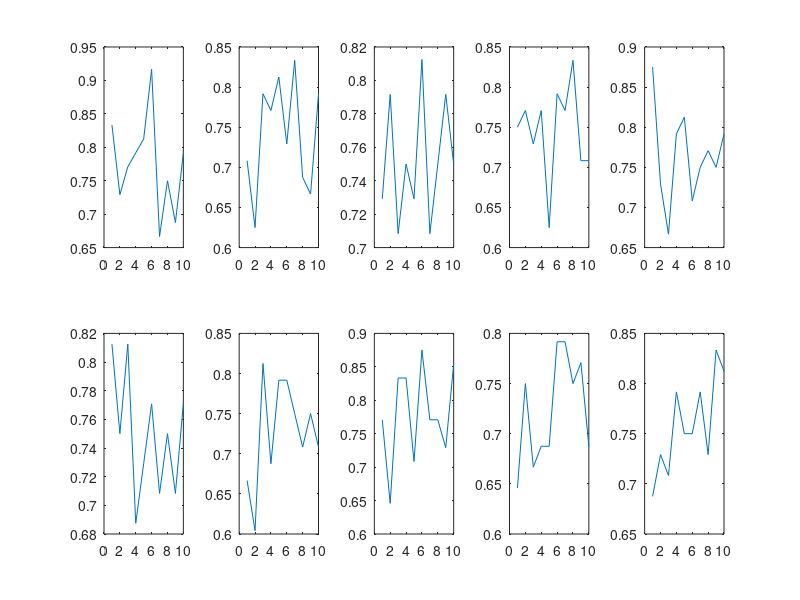
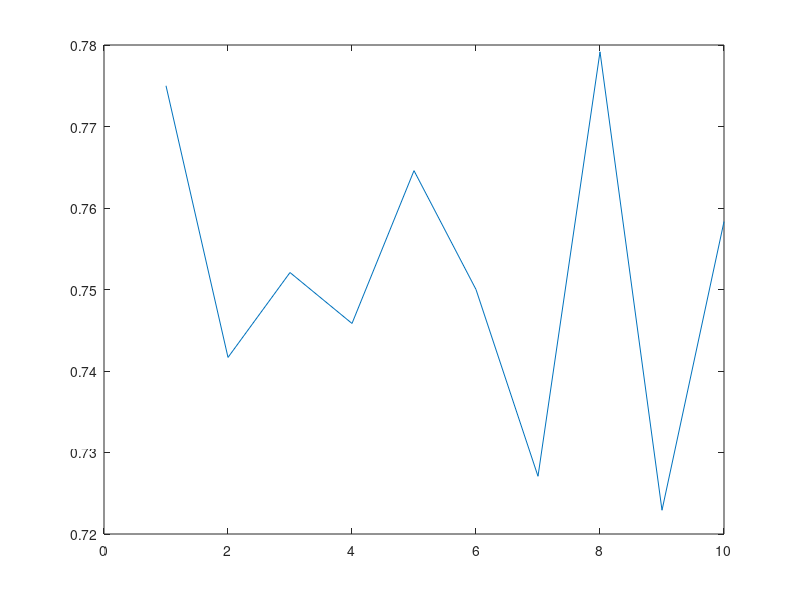

Recreate these plots in MATLAB, in order.
clear
clc
% Tet
trials=48; % Amount of trials per block
blocks=10; % total blocks
participants=10;

for part=1:participants
    for block=1:blocks
        % 75% correct on average:

        % 50 percent are chance
        for t=1:trials/2
            data(t)=randi(2,1)-1;
        end

        % the other 50 are always correct
        data(trials/2+1:trials)=1;

        % calculate percent correct
        pc(block)=mean(data);
    end
    pcmean(part)=mean(pc);
    subplot(2,5,part); plot(1:blocks, pc)
end
% Plot  block performance
figure;plot(1:participants, pcmean)